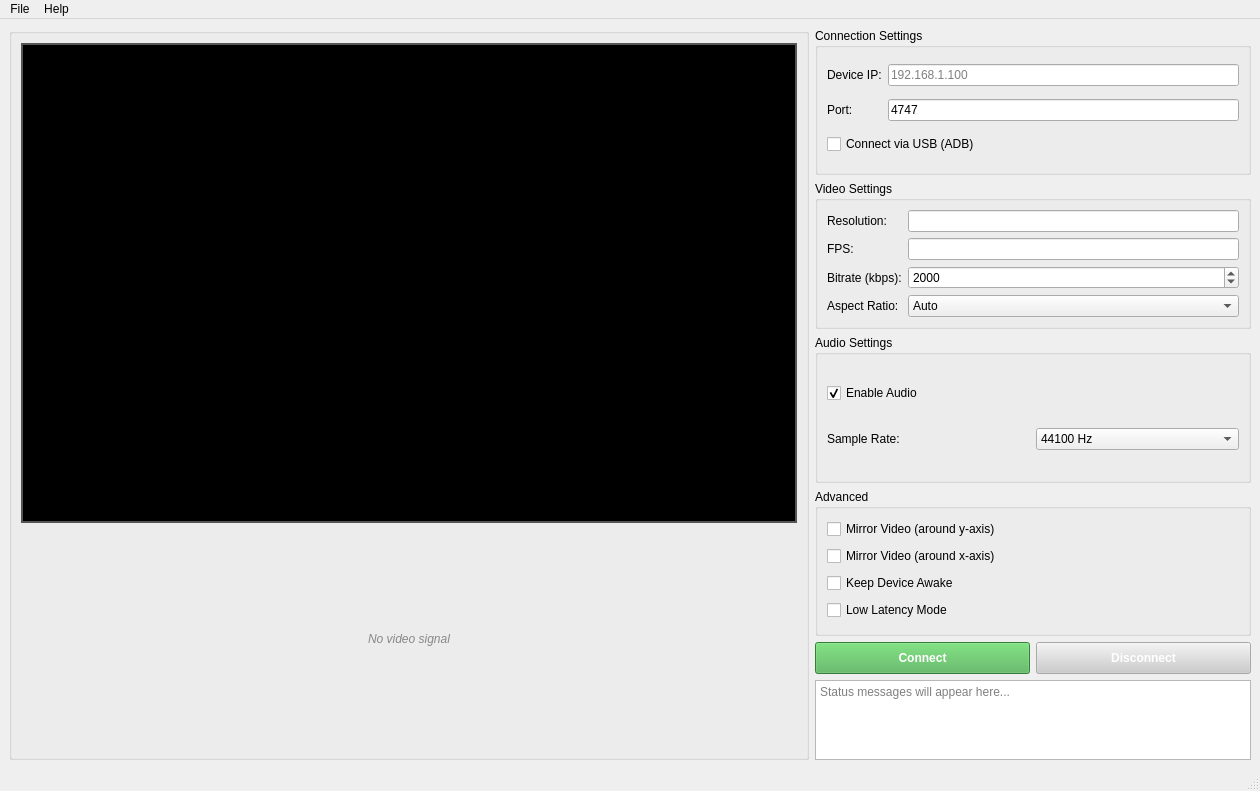
<?xml version="1.0" encoding="UTF-8"?>
<ui version="4.0">
 <class>DroidCamWindow</class>
 <widget class="QMainWindow" name="DroidCamWindow">
  <property name="geometry">
   <rect>
    <x>0</x>
    <y>0</y>
    <width>1260</width>
    <height>791</height>
   </rect>
  </property>
  <property name="windowTitle">
   <string>Cam</string>
  </property>
  <widget class="QWidget" name="centralwidget">
   <layout class="QHBoxLayout" name="horizontalLayout_main">
    <item>
     <widget class="QGroupBox" name="videoPreviewGroup">
      <property name="minimumSize">
       <size>
        <width>800</width>
        <height>300</height>
       </size>
      </property>
      <layout class="QVBoxLayout" name="verticalLayout_preview">
       <item>
        <widget class="QLabel" name="labelVideoPreview">
         <property name="minimumSize">
          <size>
           <width>720</width>
           <height>480</height>
          </size>
         </property>
         <property name="styleSheet">
          <string notr="true">QLabel {
    background-color: #000000;
    border: 2px solid #555555;
}</string>
         </property>
         <property name="text">
          <string/>
         </property>
         <property name="scaledContents">
          <bool>false</bool>
         </property>
         <property name="alignment">
          <set>Qt::AlignmentFlag::AlignCenter</set>
         </property>
        </widget>
       </item>
       <item>
        <widget class="QLabel" name="labelPreviewStatus">
         <property name="styleSheet">
          <string notr="true">QLabel {
    color: #888888;
    font-style: italic;
}</string>
         </property>
         <property name="text">
          <string>No video signal</string>
         </property>
         <property name="alignment">
          <set>Qt::AlignmentFlag::AlignCenter</set>
         </property>
        </widget>
       </item>
      </layout>
     </widget>
    </item>
    <item>
     <layout class="QVBoxLayout" name="verticalLayout">
      <property name="sizeConstraint">
       <enum>QLayout::SizeConstraint::SetDefaultConstraint</enum>
      </property>
      <item>
       <widget class="QGroupBox" name="connectionGroup">
        <property name="title">
         <string>Connection Settings</string>
        </property>
        <layout class="QGridLayout" name="gridLayout">
         <item row="0" column="0">
          <widget class="QLabel" name="labelIP">
           <property name="text">
            <string>Device IP:</string>
           </property>
          </widget>
         </item>
         <item row="0" column="1">
          <widget class="QLineEdit" name="lineEditIP">
           <property name="placeholderText">
            <string>192.168.1.100</string>
           </property>
          </widget>
         </item>
         <item row="1" column="0">
          <widget class="QLabel" name="labelPort">
           <property name="text">
            <string>Port:</string>
           </property>
          </widget>
         </item>
         <item row="1" column="1">
          <widget class="QLineEdit" name="lineEditPort">
           <property name="text">
            <string>4747</string>
           </property>
          </widget>
         </item>
         <item row="2" column="0" colspan="2">
          <widget class="QCheckBox" name="checkBoxUSB">
           <property name="text">
            <string>Connect via USB (ADB)</string>
           </property>
          </widget>
         </item>
        </layout>
       </widget>
      </item>
      <item>
       <widget class="QGroupBox" name="videoSettingsGroup">
        <property name="title">
         <string>Video Settings</string>
        </property>
        <layout class="QGridLayout" name="gridLayout_2">
         <item row="0" column="0">
          <widget class="QLabel" name="labelResolution">
           <property name="text">
            <string>Resolution:</string>
           </property>
          </widget>
         </item>
         <item row="0" column="1">
          <widget class="QLineEdit" name="lineEditResolution">
           <property name="text">
            <string></string>
           </property>
          </widget>
         </item>
         <item row="1" column="0">
          <widget class="QLabel" name="labelFPS">
           <property name="text">
            <string>FPS:</string>
           </property>
          </widget>
         </item>
         <item row="1" column="1">
          <widget class="QLineEdit" name="lineEditFPS">
           <property name="text">
            <string></string>
           </property>
          </widget>
         </item>
         <item row="2" column="0">
          <widget class="QLabel" name="labelBitrate">
           <property name="text">
            <string>Bitrate (kbps):</string>
           </property>
          </widget>
         </item>
         <item row="2" column="1">
          <widget class="QSpinBox" name="spinBoxBitrate">
           <property name="minimum">
            <number>500</number>
           </property>
           <property name="maximum">
            <number>10000</number>
           </property>
           <property name="singleStep">
            <number>500</number>
           </property>
           <property name="value">
            <number>2000</number>
           </property>
          </widget>
         </item>
         <item row="3" column="0">
          <widget class="QLabel" name="labelRatio">
           <property name="text">
            <string>Aspect Ratio:</string>
           </property>
          </widget>
         </item>
         <item row="3" column="1">
          <widget class="QComboBox" name="comboBoxAspectRatio">
           <item>
            <property name="text">
             <string>Auto</string>
            </property>
           </item>
           <item>
            <property name="text">
             <string>16:9</string>
            </property>
           </item>
           <item>
            <property name="text">
             <string>4:3</string>
            </property>
           </item>
           <item>
            <property name="text">
             <string>1:1</string>
            </property>
           </item>
           <item>
            <property name="text">
             <string>21:9</string>
            </property>
           </item>
           <item>
            <property name="text">
             <string>9:16</string>
            </property>
           </item>
           <item>
            <property name="text">
             <string>3:2</string>
            </property>
           </item>
          </widget>
         </item>
        </layout>
       </widget>
      </item>
      <item>
       <widget class="QGroupBox" name="audioSettingsGroup">
        <property name="title">
         <string>Audio Settings</string>
        </property>
        <layout class="QGridLayout" name="gridLayout_3">
         <item row="0" column="0">
          <widget class="QCheckBox" name="checkBoxEnableAudio">
           <property name="text">
            <string>Enable Audio</string>
           </property>
           <property name="checked">
            <bool>true</bool>
           </property>
          </widget>
         </item>
         <item row="1" column="0">
          <widget class="QLabel" name="labelSampleRate">
           <property name="text">
            <string>Sample Rate:</string>
           </property>
          </widget>
         </item>
         <item row="1" column="1">
          <widget class="QComboBox" name="comboBoxSampleRate">
           <item>
            <property name="text">
             <string>44100 Hz</string>
            </property>
           </item>
           <item>
            <property name="text">
             <string>48000 Hz</string>
            </property>
           </item>
          </widget>
         </item>
        </layout>
       </widget>
      </item>
      <item>
       <widget class="QGroupBox" name="advancedGroup">
        <property name="title">
         <string>Advanced</string>
        </property>
        <layout class="QVBoxLayout" name="verticalLayout_2">
         <item>
          <widget class="QCheckBox" name="checkBoxMirror_yaxis">
           <property name="text">
            <string>Mirror Video (around y-axis)</string>
           </property>
          </widget>
         </item>
         <item>
          <widget class="QCheckBox" name="checkBoxMirror_xaxis">
           <property name="text">
            <string>Mirror Video (around x-axis)</string>
           </property>
          </widget>
         </item>
         <item>
          <widget class="QCheckBox" name="checkBoxKeepAwake">
           <property name="text">
            <string>Keep Device Awake</string>
           </property>
          </widget>
         </item>
         <item>
          <widget class="QCheckBox" name="checkBoxLowLatency">
           <property name="text">
            <string>Low Latency Mode</string>
           </property>
          </widget>
         </item>
        </layout>
       </widget>
      </item>
      <item>
       <layout class="QHBoxLayout" name="horizontalLayout">
        <item>
         <widget class="QPushButton" name="btnConnect">
          <property name="palette">
           <palette>
            <active>
             <colorrole role="WindowText">
              <brush brushstyle="SolidPattern">
               <color alpha="255">
                <red>255</red>
                <green>255</green>
                <blue>255</blue>
               </color>
              </brush>
             </colorrole>
             <colorrole role="Button">
              <brush brushstyle="SolidPattern">
               <color alpha="255">
                <red>76</red>
                <green>175</green>
                <blue>80</blue>
               </color>
              </brush>
             </colorrole>
             <colorrole role="Light">
              <brush brushstyle="SolidPattern">
               <color alpha="255">
                <red>64</red>
                <green>70</green>
                <blue>76</blue>
               </color>
              </brush>
             </colorrole>
             <colorrole role="Text">
              <brush brushstyle="SolidPattern">
               <color alpha="255">
                <red>255</red>
                <green>255</green>
                <blue>255</blue>
               </color>
              </brush>
             </colorrole>
             <colorrole role="ButtonText">
              <brush brushstyle="SolidPattern">
               <color alpha="255">
                <red>255</red>
                <green>255</green>
                <blue>255</blue>
               </color>
              </brush>
             </colorrole>
             <colorrole role="Base">
              <brush brushstyle="SolidPattern">
               <color alpha="255">
                <red>76</red>
                <green>175</green>
                <blue>80</blue>
               </color>
              </brush>
             </colorrole>
             <colorrole role="Window">
              <brush brushstyle="SolidPattern">
               <color alpha="255">
                <red>76</red>
                <green>175</green>
                <blue>80</blue>
               </color>
              </brush>
             </colorrole>
             <colorrole role="PlaceholderText">
              <brush brushstyle="SolidPattern">
               <color alpha="128">
                <red>255</red>
                <green>255</green>
                <blue>255</blue>
               </color>
              </brush>
             </colorrole>
            </active>
            <inactive>
             <colorrole role="WindowText">
              <brush brushstyle="SolidPattern">
               <color alpha="255">
                <red>255</red>
                <green>255</green>
                <blue>255</blue>
               </color>
              </brush>
             </colorrole>
             <colorrole role="Button">
              <brush brushstyle="SolidPattern">
               <color alpha="255">
                <red>76</red>
                <green>175</green>
                <blue>80</blue>
               </color>
              </brush>
             </colorrole>
             <colorrole role="Light">
              <brush brushstyle="SolidPattern">
               <color alpha="255">
                <red>64</red>
                <green>70</green>
                <blue>76</blue>
               </color>
              </brush>
             </colorrole>
             <colorrole role="Text">
              <brush brushstyle="SolidPattern">
               <color alpha="255">
                <red>255</red>
                <green>255</green>
                <blue>255</blue>
               </color>
              </brush>
             </colorrole>
             <colorrole role="ButtonText">
              <brush brushstyle="SolidPattern">
               <color alpha="255">
                <red>255</red>
                <green>255</green>
                <blue>255</blue>
               </color>
              </brush>
             </colorrole>
             <colorrole role="Base">
              <brush brushstyle="SolidPattern">
               <color alpha="255">
                <red>76</red>
                <green>175</green>
                <blue>80</blue>
               </color>
              </brush>
             </colorrole>
             <colorrole role="Window">
              <brush brushstyle="SolidPattern">
               <color alpha="255">
                <red>76</red>
                <green>175</green>
                <blue>80</blue>
               </color>
              </brush>
             </colorrole>
             <colorrole role="PlaceholderText">
              <brush brushstyle="SolidPattern">
               <color alpha="128">
                <red>255</red>
                <green>255</green>
                <blue>255</blue>
               </color>
              </brush>
             </colorrole>
            </inactive>
            <disabled>
             <colorrole role="WindowText">
              <brush brushstyle="SolidPattern">
               <color alpha="255">
                <red>255</red>
                <green>255</green>
                <blue>255</blue>
               </color>
              </brush>
             </colorrole>
             <colorrole role="Button">
              <brush brushstyle="SolidPattern">
               <color alpha="255">
                <red>76</red>
                <green>175</green>
                <blue>80</blue>
               </color>
              </brush>
             </colorrole>
             <colorrole role="Light">
              <brush brushstyle="SolidPattern">
               <color alpha="255">
                <red>64</red>
                <green>70</green>
                <blue>76</blue>
               </color>
              </brush>
             </colorrole>
             <colorrole role="Text">
              <brush brushstyle="SolidPattern">
               <color alpha="255">
                <red>255</red>
                <green>255</green>
                <blue>255</blue>
               </color>
              </brush>
             </colorrole>
             <colorrole role="ButtonText">
              <brush brushstyle="SolidPattern">
               <color alpha="255">
                <red>255</red>
                <green>255</green>
                <blue>255</blue>
               </color>
              </brush>
             </colorrole>
             <colorrole role="Base">
              <brush brushstyle="SolidPattern">
               <color alpha="255">
                <red>76</red>
                <green>175</green>
                <blue>80</blue>
               </color>
              </brush>
             </colorrole>
             <colorrole role="Window">
              <brush brushstyle="SolidPattern">
               <color alpha="255">
                <red>76</red>
                <green>175</green>
                <blue>80</blue>
               </color>
              </brush>
             </colorrole>
             <colorrole role="PlaceholderText">
              <brush brushstyle="SolidPattern">
               <color alpha="128">
                <red>255</red>
                <green>255</green>
                <blue>255</blue>
               </color>
              </brush>
             </colorrole>
            </disabled>
           </palette>
          </property>
          <property name="styleSheet">
           <string notr="true">QPushButton { 
    background-color: #4CAF50; 
    color: white; 
    font-weight: bold; 
    padding: 8px;
}
QPushButton:hover {
    background-color: #45a049;
}</string>
          </property>
          <property name="text">
           <string>Connect</string>
          </property>
         </widget>
        </item>
        <item>
         <widget class="QPushButton" name="btnDisconnect">
          <property name="enabled">
           <bool>false</bool>
          </property>
          <property name="styleSheet">
           <string notr="true">QPushButton { 
    background-color: #f44336; 
    color: white; 
    font-weight: bold; 
    padding: 8px;
}
QPushButton:hover {
    background-color: #da190b;
}
QPushButton:disabled {
    background-color: #cccccc;
}</string>
          </property>
          <property name="text">
           <string>Disconnect</string>
          </property>
         </widget>
        </item>
       </layout>
      </item>
      <item>
       <widget class="QTextEdit" name="textEditStatus">
        <property name="maximumSize">
         <size>
          <width>16777215</width>
          <height>80</height>
         </size>
        </property>
        <property name="readOnly">
         <bool>true</bool>
        </property>
        <property name="placeholderText">
         <string>Status messages will appear here...</string>
        </property>
       </widget>
      </item>
     </layout>
    </item>
   </layout>
  </widget>
  <widget class="QMenuBar" name="menubar">
   <property name="geometry">
    <rect>
     <x>0</x>
     <y>0</y>
     <width>1260</width>
     <height>30</height>
    </rect>
   </property>
   <widget class="QMenu" name="menuFile">
    <property name="title">
     <string>File</string>
    </property>
    <addaction name="actionSaveSettings"/>
    <addaction name="actionLoadSettings"/>
    <addaction name="separator"/>
    <addaction name="actionExit"/>
   </widget>
   <widget class="QMenu" name="menuHelp">
    <property name="title">
     <string>Help</string>
    </property>
    <addaction name="actionAbout"/>
    <addaction name="actionDocumentation"/>
   </widget>
   <addaction name="menuFile"/>
   <addaction name="menuHelp"/>
  </widget>
  <widget class="QStatusBar" name="statusbar"/>
  <action name="actionSaveSettings">
   <property name="text">
    <string>Save Settings</string>
   </property>
  </action>
  <action name="actionLoadSettings">
   <property name="text">
    <string>Load Settings</string>
   </property>
  </action>
  <action name="actionExit">
   <property name="text">
    <string>Exit</string>
   </property>
  </action>
  <action name="actionAbout">
   <property name="text">
    <string>About</string>
   </property>
  </action>
  <action name="actionDocumentation">
   <property name="text">
    <string>Documentation</string>
   </property>
  </action>
 </widget>
 <resources/>
 <connections/>
</ui>
